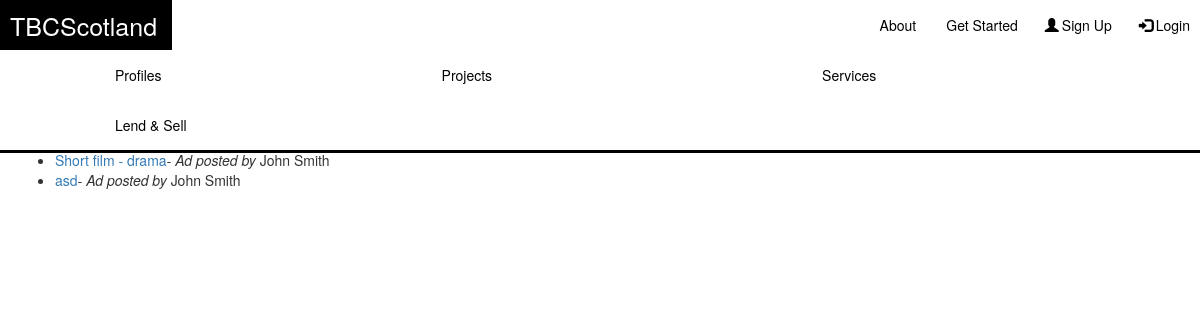
/tbc/projects/, run on an earlier commit of the app's database.
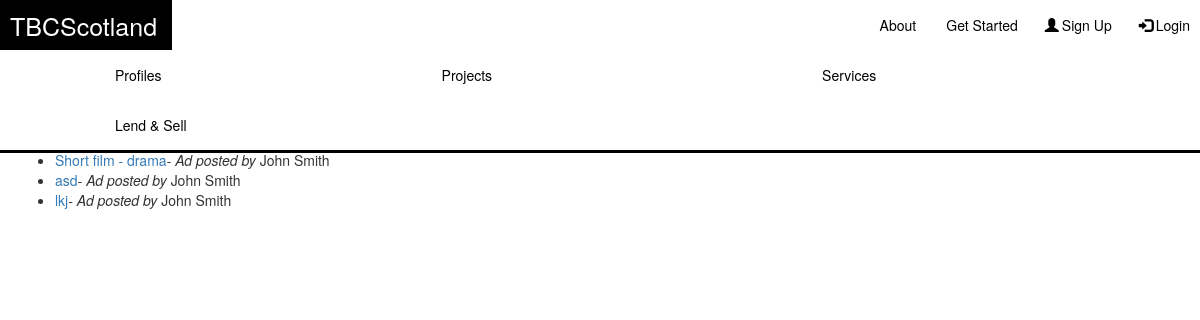
And on a later commit of the database.
### tbc/models.py (models this page shows, shortened)
class Projects(models.Model):
    profile = models.ForeignKey(Profile)
    title = models.CharField(max_length=128)
    description = models.TextField()
    lookingFor = models.TextField()
    views = models.IntegerField(default=0)
    slug = models.SlugField(unique=True)
    image = models.ImageField(upload_to='Projects_images', blank=True)
    timeline = models.CharField(max_length=128)
    keywords = models.TextField()

class Profile(models.Model):
    name = models.CharField(max_length=128)
    image = models.ImageField(upload_to='profile_images', blank=True)
    skills = models.TextField()
    education = models.TextField()
    aboutme = models.TextField()
    slug = models.SlugField(unique=True)
    portfolio = models.ImageField(upload_to='portfolio_images', blank=True)
    activities = models.ImageField(upload_to='activities_images', blank=True)
    views = models.IntegerField(default=0)
    reviews = models.TextField()
    password = models.CharField(max_length=20)
    email = models.CharField(max_length=128)
    username = models.CharField(max_length=128)
    def __str__(self):
        return self.name

### tbc/views.py (the view)
# urls.py: url(r'^projects/(?P<project_name_slug>[\w\-]+)/$', views.show_project, name='show_project'),
def projects(request):
    projects_list = Projects.objects.order_by('views')[:20]
    context_dict = {'projects': projects_list}
    return render(request, 'tbc/projects.html', context_dict)

### templates/tbc/projects.html (shortened to what this page needs)
{% extends 'tbc/base.html' %}
{% block body_block %}
    <body>
        <h1>Project Ads</h1>
        <div>
            {% if projects %}
            <strong>Most popular Ads!</strong>
            <ul>
                {% for project in projects %}
                <li>
                    <a href="{% url 'show_project' project.slug %}">{{ project.title }}</a><i>- Ad posted by </i>{{ project.profile }}
                </li>
                {% endfor %}
            </ul>
        {% else %}
            <strong>No Ads yet!</strong>
        {% endif %}
        </div>
    </body>
{% endblock %}

What changed in the data, as far as the page shows it:
added Projects: title "lkj", profile "John Smith"
